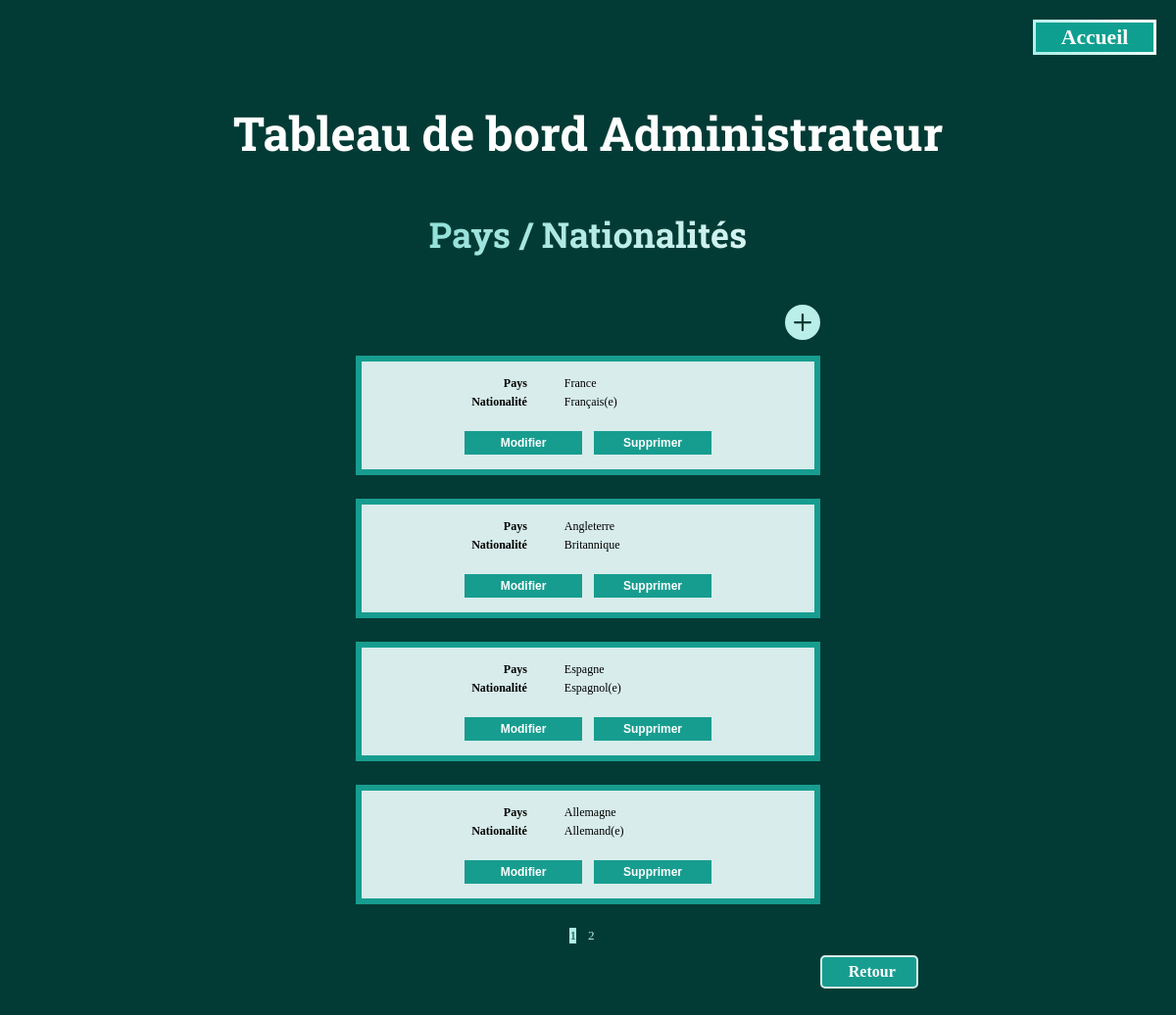
The page /app/views/edit-table/editCountryNationalityTable.php (signed in) on the database its author committed.
### tables this page shows
CREATE TABLE CountriesNationalities 
(
    id INT PRIMARY KEY NOT NULL AUTO_INCREMENT,
    country VARCHAR(50),
    nationality VARCHAR(60)
);

### app/classes/CountryNationality.php (called while the page is built, shortened)
<?php
class CountryNationality
{
    private string $country;
    private string $nationality;
    private static \PDO $pdo;
    private static array $countriesNationalities = [];
    public function __construct($pdo, int $id = null, string $country = '', string $nationality = '')
    {
        self::$pdo = $pdo;
        $this->country = $country;
        $this->nationality = $nationality;
        self::$countriesNationalities[$id] = $this;
    }
    public static function getAllCountriesNationalitiesPagination(int $page, int $perPage): array
    {
        $offset = ($page - 1) * $perPage;
        $query = "SELECT * FROM CountriesNationalities LIMIT :perPage OFFSET :offset";
        $stmt = self::$pdo->prepare($query);
        $stmt->bindValue(':perPage', $perPage, \PDO::PARAM_INT);
        $stmt->bindValue(':offset', $offset, \PDO::PARAM_INT);
        $stmt->execute();
        $countriesNationalitiesData = $stmt->fetchAll(\PDO::FETCH_ASSOC);
        $countriesNationalities = [];
        foreach ($countriesNationalitiesData as $countryNationalityData) {
            $id = $countryNationalityData['id'];
            $country = $countryNationalityData['country'];
            $nationality = $countryNationalityData['nationality'];
            if (!isset(self::$countriesNationalities[$id])) {
                $countryNationality = new CountryNationality(self::$pdo, $id, $country, $nationality);
                self::$countriesNationalities[$id] = $countryNationality;
            }
            $countriesNationalities[] = self::$countriesNationalities[$id];
        }
        return $countriesNationalities;
    }
    public static function countCountriesNationalities(): int
    {
        $query = "SELECT COUNT(*) AS total FROM CountriesNationalities";
        $stmt = self::$pdo->prepare($query);
        $stmt->execute();
        $result = $stmt->fetch(\PDO::FETCH_ASSOC);
        return (int) $result['total'];
    }
    public function getCountry(): string
    {
        return $this->country;
    }
    public function getNationality(): string
    {
        return $this->nationality;
    }
}

### app/views/edit-table/editCountryNationalityTable.php (the view, shortened to what this page needs)
<?php
include_once "../../classes/CountryNationality.php";
$countryNationalityObj = new CountryNationality($pdo);
$page = isset($_GET['page']) ? $_GET['page'] : 1;
$perPage = 4;
$totalItems = $countryNationalityObj::countCountriesNationalities();
$totalPages = ceil($totalItems / $perPage);
$countriesNationalities = $countryNationalityObj::getAllCountriesNationalitiesPagination($page, $perPage);
?>
<!DOCTYPE html>
<html lang="fr">
<head>
    <link rel="stylesheet" href="../../../public/css/dashboard.css">
</head>
<body>
    <header id="dashboardHeader">
        <div id="homeBtn">
            <a href="../home.php" id="homeBtnLink">Accueil</a>
        </div>
    </header>
    <h1>Tableau de bord Administrateur</h1>
    <h2>Pays / Nationalités</h2>
    <?php
    if (isset($_SESSION['admin']) && $_SESSION['admin'] === true) : ?>
        <div class="plusItem">
            <a href="../dashboardCreate.php" class="plusLink">
                <svg xmlns="http://www.w3.org/2000/svg" width="3vw" height="3vw" fill="rgb(186, 238, 233)" class="bi bi-plus-circle-fill" viewBox="0 0 16 16">
                    <path d="M16 8A8 8 0 1 1 0 8a8 8 0 0 1 16 0zM8.5 4.5a.5.5 0 0 0-1 0v3h-3a.5.5 0 0 0 0 1h3v3a.5.5 0 0 0 1 0v-3h3a.5.5 0 0 0 0-1h-3v-3z"/>
                </svg>
            </a>
        </div>
        <?php
        foreach($countriesNationalities as $countryNationality) {
        ?>
        <form method="POST" action="../../controllers/updateControllers/updateCountryNationalityController.php" class="editForm">
            <table class="editTable editTables">
                <tr>
                    <th scope="row" class="thTable">Pays</th>
                    <td class="tdTable">
                        <span id="countryNationalityCountry" class="tdContent"><?php echo $countryNationality->getCountry(); ?></span>
                    </td>
                </tr>
                <tr>
                    <th scope="row" class="thTable">Nationalité</th>
                    <td class="tdTable">
                        <span id="countryNationalityNationality" class="tdContent"><?php echo $countryNationality->getNationality(); ?></span>
                    </td>
                </tr>
                <tr>
                    <td class="tbTable" colspan="2">
                        <div class="buttonsContainer">
                            <button class="button editButton" type="button" onClick="toggleEdit(this)">Modifier</button>
                            <button class="button deleteButton" type="button" data-url="../../controllers/deleteControllers/deleteCountryNationalityController.php">Supprimer</button>
                        </div>
                    </td>
                </tr>
            </table>
        </form>
    <?php } endif; ?>
    <div class="pagination">
        <?php
        $currentPage = isset($_GET['page']) ? $_GET['page'] : 1;
        for ($i = 1; $i <= $totalPages; $i++) {
            $activeClass = ($currentPage == $i) ? 'active' : '';
        ?>
            <a href="?page=<?php echo $i; ?>" class="paginationLink <?php echo $activeClass; ?>"><?php echo $i; ?></a>
        <?php } ?>
    </div>
    <div class="backButtonContainer">
        <a href="../../views/dashboardEdit.php" class="backButton">
            Retour
        </a>
    </div>
</body>
</html>

### public/css/dashboard.css (style rules this page uses)
body { background-color: rgb(2, 59, 53); }
#dashboardHeader { height: 5vw; margin: 0; padding: 0; width: 100%; display: flex; flex-direction: row; justify-content: end; align-items: center; }
#homeBtn { display: flex; align-items: center; justify-content: center; width: 10vw; height: 2.5vw; font-size: 1.8vw; background: rgb(15, 159, 144); border-style: solid; border-width: 0.3vw; border-image: linear-gradient(45deg, rgb(170, 239, 232), white) 1; margin-right: 1vw; }
#homeBtnLink { color: white; font-weight: bold; text-decoration: none; }
h1, h2 { display: flex; justify-content: center; margin-bottom: 4vw; margin-top: 3%; font-family: 'Roboto Slab', serif; color: white; }
h1 { font-size: 4vw; }
h2 { font-size: 3vw; background: linear-gradient(120deg,rgb(54, 199, 185) 0%,white 80%); background-clip: border-box; -webkit-background-clip: text; -webkit-text-fill-color: transparent; }
.plusLink { margin-left: 67%; }
.newDatasForm, .editTable, .editMissionTable { border: 0.5vw solid rgb(23, 157, 143); background-color: rgb(215, 236, 235); padding: 1vw; margin: auto; margin-top: 1vw; margin-bottom: 2vw; font-size: 1vw; }
.editTables { width: 40%; }
.thTable, .thMissionTable { text-align: right; padding-right: 1.5vw; }
.thTable { width: 40%; }
.tdTable { padding-left: 1.5vw; }
.button { width: 10vw; height: 2vw; font-size: 1vw; background-color: rgb(23, 157, 143); color: white; border: 1px solid rgb(23, 157, 143); font-weight: bold; cursor: pointer; margin-top: 1.5vw; }
.buttonsContainer { display: flex; justify-content: center; }
.editButton { margin-right: 0.5vw; }
.deleteButton { margin-left: 0.5vw; }
.pagination { width: 100%; display:flex; justify-content: center; }
.paginationLink { margin-right: 1vw; text-decoration: none; font-size: 1.1vw; }
.paginationLink:link { color: rgb(175, 238, 231); }
.paginationLink.active { background: rgb(175, 238, 231); color: rgb(2, 59, 53); }
.backButtonContainer { cursor: pointer; margin-left: 70%; margin-bottom: 3vw; margin-top: 1vw; display: flex; align-items: center; justify-content: center; text-align: center; width: 8vw; height: 2.5vw; background-color: rgb(23, 157, 143); border: 0.2vw solid rgb(215, 236, 235); border-radius: 5px; }
.backButton { color: white; font-weight: bold; margin-left: 0.5vw; text-decoration: none; display: flex; align-items: center; justify-content: center; }

### rows shown on the page
countriesnationalities: country "France", nationality "Français(e)"
countriesnationalities: country "Angleterre", nationality "Britannique"
countriesnationalities: country "Espagne", nationality "Espagnol(e)"
countriesnationalities: country "Allemagne", nationality "Allemand(e)"
